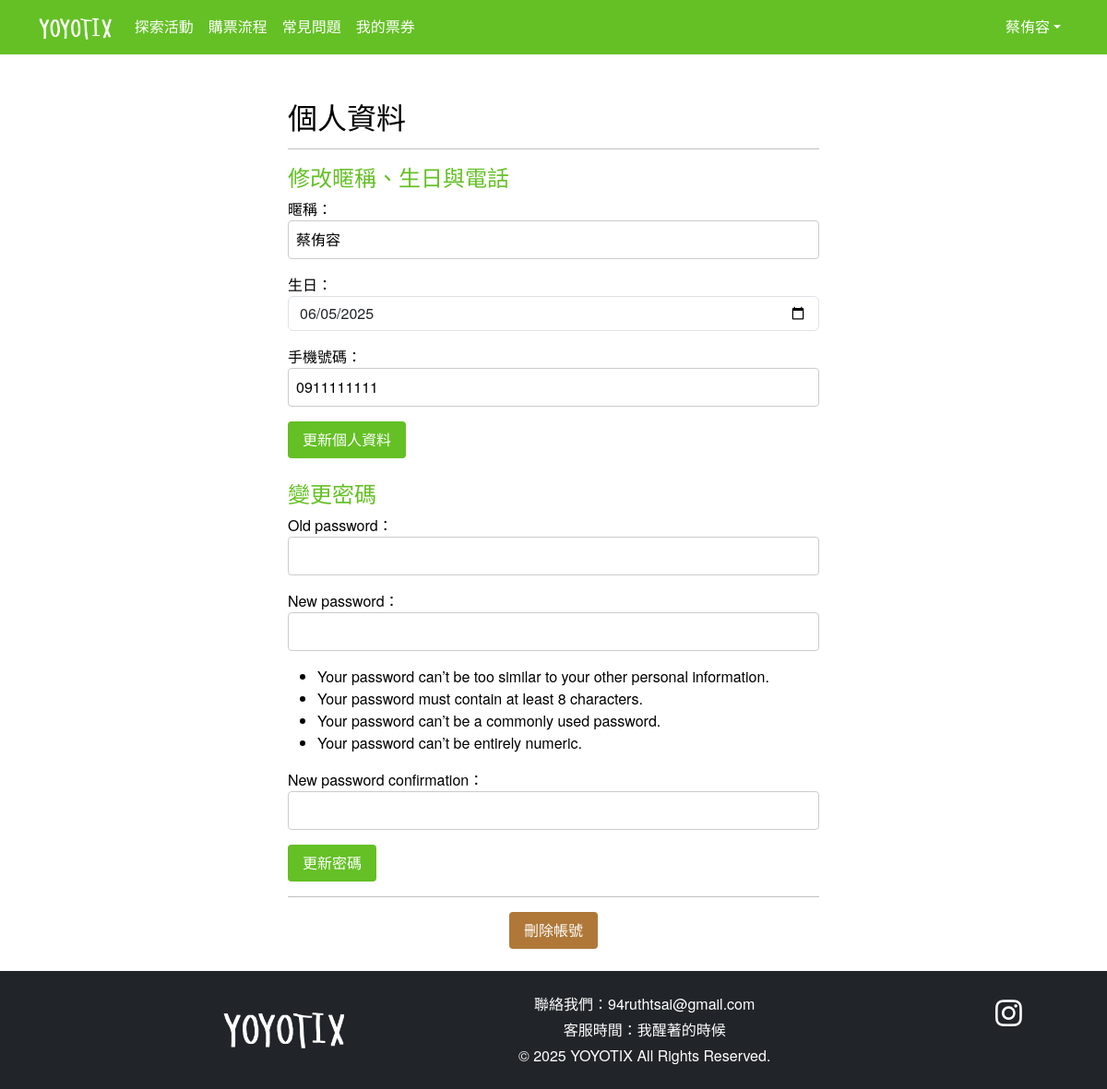
/user/profile/ (signed in), run on the app's committed database.
### accounts/models.py (models this page shows, shortened)
class CustomUser(AbstractUser):
    nickname = models.CharField(max_length=30, blank=True)
    phone = models.CharField(max_length=15, blank=True, unique=True)
    birthday = models.DateField(null=True, blank=True)
    email = models.EmailField(unique=True)

### accounts/views.py (the view)
# urls.py: path('user/profile/', accounts.profile, name='profile'),  # 會員中心（需登入）
@login_required(login_url='login')
def profile(request):
    user = request.user
    if request.method == 'POST':
        profile_form = ProfileUpdateForm(request.POST, instance=user)
        password_form = PasswordChangeForm(user, request.POST)
        if 'update_profile' in request.POST:
            if profile_form.is_valid():
                profile_form.save()
                messages.success(request, '個人資料已更新。')
                return redirect('profile')
        elif 'change_password' in request.POST:
            if password_form.is_valid():
                user = password_form.save()
                update_session_auth_hash(request, user)
                messages.success(request, '密碼已更新。')
                return redirect('profile')
            else:
                messages.error(request, '請確認密碼輸入是否正確。')
    else:
        profile_form = ProfileUpdateForm(instance=user)
        password_form = PasswordChangeForm(user)
    return render(request, 'accounts/profile.html', {
        'profile_form': profile_form,
        'password_form': password_form,
    })

### accounts/forms.py
class ProfileUpdateForm(forms.ModelForm):
    class Meta:
        model = User
        fields = ['nickname', 'birthday', 'phone']
        widgets = {
            'birthday': DateInput(attrs={'type': 'date', 'class': 'form-control'}),
        }
    def __init__(self, *args, **kwargs):
        super().__init__(*args, **kwargs)
        self.fields['nickname'].label = "暱稱"
        self.fields['birthday'].label = "生日"
        self.fields['phone'].label = "手機號碼"

### templates/accounts/profile.html (shortened to what this page needs)
{% extends 'base.html' %}
{% load static %}
{% block content %}
<div class="container mt-5" style="max-width: 600px;">
  <h2>個人資料</h2>
  <hr>
  <form method="post">
    <h4>修改暱稱、生日與電話</h4>
    {{ profile_form.as_p }}
    <button type="submit" name="update_profile" class="btn btn-primary">更新個人資料</button>
  </form>
  <form method="post">
    <h4 class='mt-4'>變更密碼</h4>
    {{ password_form.as_p }}
    <button type="submit" name="change_password" class="btn btn-warning">更新密碼</button>
    <hr>
  </form>
</div>
<div class="text-center">
  <button type="button" class="btn" style="background-color: #af7838; color: white;" data-bs-toggle="modal" data-bs-target="#deleteAccountModal">
    刪除帳號
  </button>
</div>
<br>
{% endblock %}

### templates/includes/header.html (shortened to what this page needs)
{% load static %}
<header>
  <nav class="navbar navbar-expand-lg navbar-animated" style="background-color: #64c025;">
  <div class="container">
    <a class="navbar-brand" href="/">
      <img src="{% static 'image/YOYOTIX_text_white_big.png' %}" height="30" alt="YOYOTIX Logo">
    </a>
    <div class="collapse navbar-collapse" id="navbarNav">
      <ul class="navbar-nav me-auto mb-2 mb-lg-0">
        <li class="nav-item"><a class="nav-link" href="/events">探索活動</a></li>
        <li class="nav-item"><a class="nav-link" href="{% url 'strategy' %}">購票流程</a></li>
        <li class="nav-item"><a class="nav-link" href="{% url 'message_list' %}">常見問題</a></li>
        {% if user.is_authenticated %}
          <li class="nav-item"><a class="nav-link" href="{% url 'user_order_list_ads' %}">我的票券</a></li>
        {% endif %}
      </ul>
      <ul class="navbar-nav">
        {% if user.is_authenticated %}
        <li class="nav-item dropdown">
          <a class="nav-link dropdown-toggle" href="#" id="userDropdown" role="button" data-bs-toggle="dropdown"
            aria-expanded="false">{{ user.nickname|default:user.username }}</a>
        </li>
        {% else %}
        <li class="nav-item"><a class="nav-link" href="/user/register">註冊</a></li>
        <li class="nav-item"><a class="nav-link" href="/user/login">登入</a></li>
        {% endif %}
      </ul>
    </div>
  </div>
</nav>
</header>

### static/css/style.css (style rules this page uses)
:root { --main-color: #64c025; --text-color: #000000; --background-color: #ffffff; --secondary-color: #f5f5f5; --hover-color: #4e9d1e; }
body { background-color: var(--background-color); color: var(--text-color); font-family: 'Helvetica Neue', Helvetica, Arial, sans-serif; }
h3, h4, h5, h6 { color: var(--main-color); }
h1, h2 { color: var(--text-color); }
a { color: var(--main-color); text-decoration: none; }
.btn, button { background-color: var(--main-color); color: white; border: none; padding: 8px 16px; border-radius: 4px; transition: background-color 0.3s ease; }
.btn-primary { background-color: var(--main-color) !important; border-color: var(--main-color) !important; color: white !important; }
input[type="text"], input[type="email"], input[type="password"], textarea, select { border: 1px solid #ccc; padding: 8px; border-radius: 4px; width: 100%; box-sizing: border-box; }
.navbar { background-color: var(--main-color); }
.navbar .nav-link, .navbar .navbar-brand, .navbar .dropdown-toggle { color: white !important; }
html { scroll-behavior: smooth; }

### templates/includes/header.html (style rules this page uses)
.navbar-animated { background: linear-gradient(to right, #64c025, #356f2b); animation: navbarGradientIn 1.8s ease-out forwards; }

### data on the page
CustomUser: nickname "蔡侑容", birthday "06/05/2025", phone "0911111111"
